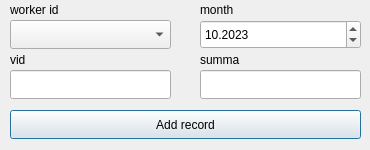
<?xml version="1.0" encoding="UTF-8"?>
<ui version="4.0">
 <class>AddWork</class>
 <widget class="QDialog" name="AddWork">
  <property name="geometry">
   <rect>
    <x>0</x>
    <y>0</y>
    <width>370</width>
    <height>150</height>
   </rect>
  </property>
  <property name="windowTitle">
   <string>Dialog</string>
  </property>
  <widget class="QLineEdit" name="vidEditLine">
   <property name="geometry">
    <rect>
     <x>10</x>
     <y>70</y>
     <width>161</width>
     <height>29</height>
    </rect>
   </property>
  </widget>
  <widget class="QPushButton" name="addWorkButton">
   <property name="geometry">
    <rect>
     <x>10</x>
     <y>110</y>
     <width>351</width>
     <height>29</height>
    </rect>
   </property>
   <property name="text">
    <string>Add record</string>
   </property>
  </widget>
  <widget class="QLabel" name="vidLabel">
   <property name="geometry">
    <rect>
     <x>10</x>
     <y>50</y>
     <width>141</width>
     <height>20</height>
    </rect>
   </property>
   <property name="text">
    <string>vid</string>
   </property>
  </widget>
  <widget class="QLabel" name="summaLabel">
   <property name="geometry">
    <rect>
     <x>200</x>
     <y>50</y>
     <width>141</width>
     <height>20</height>
    </rect>
   </property>
   <property name="text">
    <string>summa</string>
   </property>
  </widget>
  <widget class="QLabel" name="familyLabel">
   <property name="geometry">
    <rect>
     <x>10</x>
     <y>0</y>
     <width>141</width>
     <height>20</height>
    </rect>
   </property>
   <property name="text">
    <string>worker id</string>
   </property>
  </widget>
  <widget class="QLineEdit" name="summaEditLine">
   <property name="geometry">
    <rect>
     <x>200</x>
     <y>70</y>
     <width>161</width>
     <height>29</height>
    </rect>
   </property>
  </widget>
  <widget class="QComboBox" name="workersIdComboBox">
   <property name="geometry">
    <rect>
     <x>10</x>
     <y>20</y>
     <width>161</width>
     <height>29</height>
    </rect>
   </property>
  </widget>
  <widget class="QDateEdit" name="dateEdit">
   <property name="geometry">
    <rect>
     <x>200</x>
     <y>20</y>
     <width>161</width>
     <height>29</height>
    </rect>
   </property>
   <property name="dateTime">
    <datetime>
     <hour>0</hour>
     <minute>0</minute>
     <second>0</second>
     <year>2023</year>
     <month>10</month>
     <day>20</day>
    </datetime>
   </property>
   <property name="currentSection">
    <enum>QDateTimeEdit::MonthSection</enum>
   </property>
   <property name="displayFormat">
    <string>MM.yyyy</string>
   </property>
   <property name="calendarPopup">
    <bool>false</bool>
   </property>
  </widget>
  <widget class="QLabel" name="dateLabel">
   <property name="geometry">
    <rect>
     <x>200</x>
     <y>0</y>
     <width>141</width>
     <height>20</height>
    </rect>
   </property>
   <property name="text">
    <string>month</string>
   </property>
  </widget>
 </widget>
 <tabstops>
  <tabstop>workersIdComboBox</tabstop>
  <tabstop>dateEdit</tabstop>
  <tabstop>vidEditLine</tabstop>
  <tabstop>summaEditLine</tabstop>
  <tabstop>addWorkButton</tabstop>
 </tabstops>
 <resources/>
 <connections/>
</ui>
